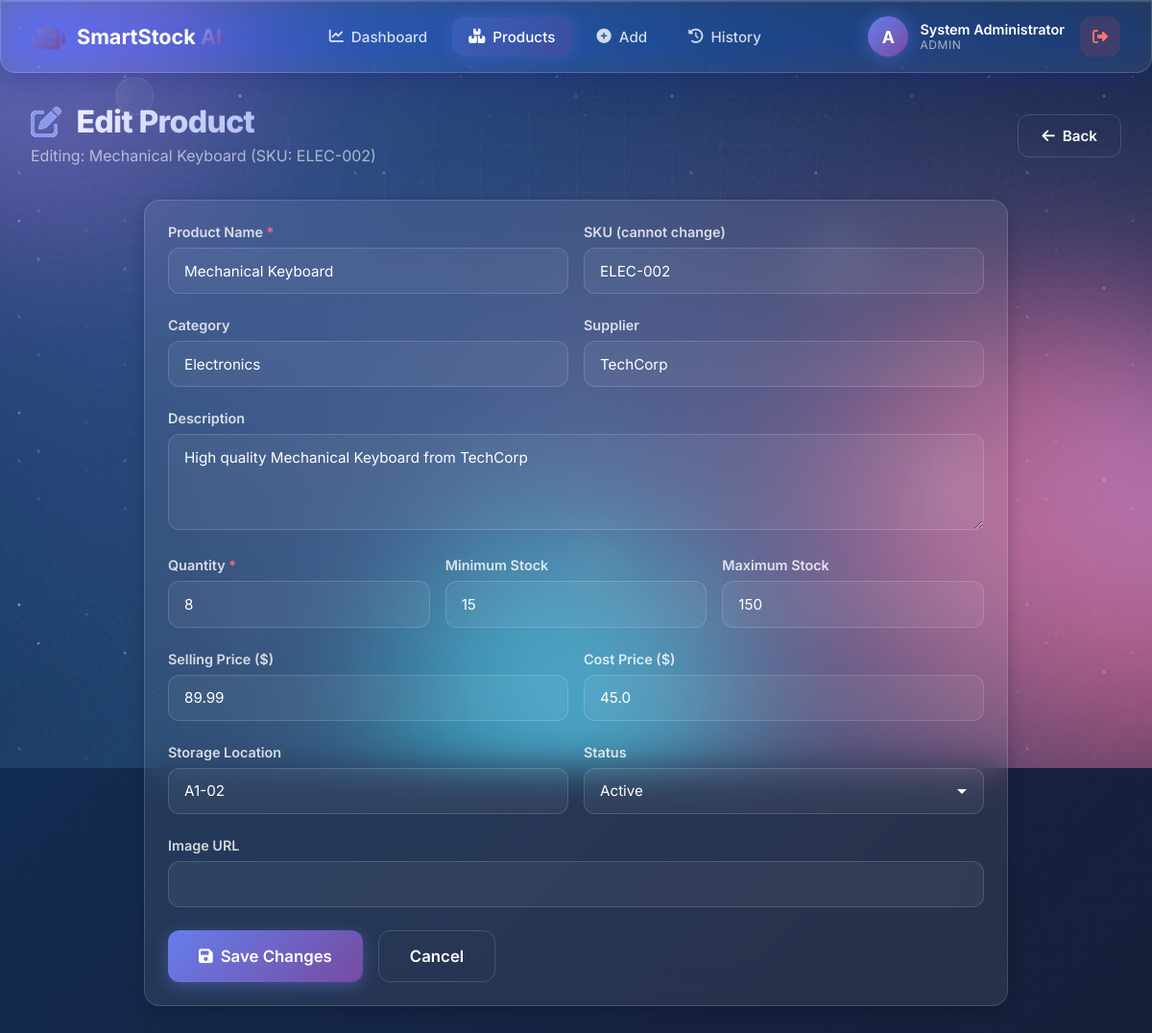
/products/edit/2 (signed in), run on the app's committed database.
### app.py (models this page shows, shortened)
class User(UserMixin, db.Model):
    __tablename__ = 'users'
    id = db.Column(db.Integer, primary_key=True)
    username = db.Column(db.String(80), unique=True, nullable=False, index=True)
    email = db.Column(db.String(120), unique=True, nullable=False, index=True)
    password_hash = db.Column(db.String(255), nullable=False)
    full_name = db.Column(db.String(120))
    role = db.Column(db.String(20), default='user')
    is_active = db.Column(db.Boolean, default=True)
    created_at = db.Column(db.DateTime, default=datetime.utcnow)
    last_login = db.Column(db.DateTime)
    products = db.relationship(
        'Product', backref='owner', lazy='dynamic',
        cascade='all, delete-orphan'
    )
    history = db.relationship(
        'History', backref='user', lazy='dynamic',
        cascade='all, delete-orphan'
    )

class Product(db.Model):
    __tablename__ = 'products'
    id = db.Column(db.Integer, primary_key=True)
    name = db.Column(db.String(200), nullable=False, index=True)
    sku = db.Column(db.String(50), unique=True, nullable=False, index=True)
    category = db.Column(db.String(100), index=True)
    description = db.Column(db.Text)
    quantity = db.Column(db.Integer, default=0)
    min_stock = db.Column(db.Integer, default=10)
    max_stock = db.Column(db.Integer, default=1000)
    price = db.Column(db.Float, default=0.0)
    cost = db.Column(db.Float, default=0.0)
    supplier = db.Column(db.String(200))
    location = db.Column(db.String(100))
    image_url = db.Column(db.String(500))
    status = db.Column(db.String(20), default='active')
    created_at = db.Column(db.DateTime, default=datetime.utcnow)
    updated_at = db.Column(db.DateTime, default=datetime.utcnow, onupdate=datetime.utcnow)
    user_id = db.Column(db.Integer, db.ForeignKey('users.id'), nullable=False)

### app.py (the view, shortened to what this page needs)
@app.route('/products/edit/<int:product_id>', methods=['GET', 'POST'])
@login_required
def edit_product(product_id):
    product = Product.query.filter_by(id=product_id, user_id=current_user.id).first_or_404()
    return render_template('edit_product.html', product=product)

### app.py (called while the page is built)
@login_manager.user_loader
def load_user(user_id):
    return db.session.get(User, int(user_id))

### templates/edit_product.html (shortened to what this page needs)
{% extends "base.html" %}
{% block content %}
<div class="page-header fade-in">
    <div>
        <h1 class="page-title">
            <i class="fas fa-edit"></i> Edit Product
        </h1>
        <p class="page-subtitle">Editing: {{ product.name }} (SKU: {{ product.sku }})</p>
    </div>
    <a href="{{ url_for('products') }}" class="btn btn-outline">
        <i class="fas fa-arrow-left"></i> Back
    </a>
</div>
<div class="card" style="max-width: 900px; margin: 0 auto;">
    <form method="POST" action="{{ url_for('edit_product', product_id=product.id) }}">
        <div class="form-row">
            <div class="form-group">
                <label class="form-label">Product Name <span class="required">*</span></label>
                <input type="text" name="name" class="form-control" value="{{ product.name }}" required>
            </div>
            <div class="form-group">
                <label class="form-label">SKU (cannot change)</label>
                <input type="text" class="form-control" value="{{ product.sku }}" disabled>
            </div>
        </div>
        <div class="form-row">
            <div class="form-group">
                <label class="form-label">Category</label>
                <input type="text" name="category" class="form-control" value="{{ product.category or '' }}">
            </div>
            <div class="form-group">
                <label class="form-label">Supplier</label>
                <input type="text" name="supplier" class="form-control" value="{{ product.supplier or '' }}">
            </div>
        </div>
        <div class="form-group">
            <label class="form-label">Description</label>
            <textarea name="description" class="form-textarea">{{ product.description or '' }}</textarea>
        </div>
        <div class="form-row">
            <div class="form-group">
                <label class="form-label">Quantity <span class="required">*</span></label>
                <input type="number" name="quantity" class="form-control" value="{{ product.quantity }}" min="0" required>
            </div>
            <div class="form-group">
                <label class="form-label">Minimum Stock</label>
                <input type="number" name="min_stock" class="form-control" value="{{ product.min_stock }}" min="0">
            </div>
            <div class="form-group">
                <label class="form-label">Maximum Stock</label>
                <input type="number" name="max_stock" class="form-control" value="{{ product.max_stock }}" min="1">
            </div>
        </div>
        <div class="form-row">
            <div class="form-group">
                <label class="form-label">Selling Price ($)</label>
                <input type="number" name="price" class="form-control" value="{{ product.price }}" step="0.01" min="0">
            </div>
            <div class="form-group">
                <label class="form-label">Cost Price ($)</label>
                <input type="number" name="cost" class="form-control" value="{{ product.cost }}" step="0.01" min="0">
            </div>
        </div>
        <div class="form-row">
            <div class="form-group">
                <label class="form-label">Storage Location</label>
                <input type="text" name="location" class="form-control" value="{{ product.location or '' }}">
            </div>
            <div class="form-group">
                <label class="form-label">Status</label>
                <select name="status" class="form-select">
                    <option value="active" {% if product.status == 'active' %}selected{% endif %}>Active</option>
                </select>
            </div>
        </div>
        <div class="form-group">
            <label class="form-label">Image URL</label>
            <input type="url" name="image_url" class="form-control" value="{{ product.image_url or '' }}">
        </div>
        <div class="d-flex gap-2 mt-3">
            <button type="submit" class="btn btn-primary btn-lg">
                <i class="fas fa-save"></i> Save Changes
            </button>
            <a href="{{ url_for('products') }}" class="btn btn-outline btn-lg">
                Cancel
            </a>
        </div>
    </form>
</div>
{% endblock %}

### templates/base.html (shortened to what this page needs)
<!DOCTYPE html>
<html lang="en">
<head>
    <link rel="stylesheet" href="https://cdnjs.cloudflare.com/ajax/libs/font-awesome/6.4.2/css/all.min.css">
    <link rel="stylesheet" href="{{ url_for('static', filename='background.css') }}">
    <link rel="stylesheet" href="{{ url_for('static', filename='style.css') }}">
</head>
<body>
    <div class="animated-bg">
        <div class="aurora"></div>
        <div class="grid-overlay"></div>
        <div class="gradient-orb orb-1"></div>
        <div class="gradient-orb orb-2"></div>
        <div class="gradient-orb orb-3"></div>
        <div class="floating-shape shape-1"></div>
        <div class="floating-shape shape-2"></div>
        <div class="floating-shape shape-3"></div>
        <div class="floating-shape shape-4"></div>
        <div class="floating-shape shape-5"></div>
        <div class="noise"></div>
    </div>
    {% if current_user.is_authenticated %}
    <nav class="navbar glass">
        <div class="nav-container">
            <a href="{{ url_for('dashboard') }}" class="nav-brand">
                <i class="fas fa-robot"></i>
                <span>SmartStock <strong>AI</strong></span>
            </a>
            <div class="nav-links">
                <a href="{{ url_for('dashboard') }}" class="nav-link {% if request.endpoint == 'dashboard' %}active{% endif %}">
                    <i class="fas fa-chart-line"></i> Dashboard
                </a>
                <a href="{{ url_for('products') }}" class="nav-link {% if 'product' in request.endpoint %}active{% endif %}">
                    <i class="fas fa-boxes"></i> Products
                </a>
                <a href="{{ url_for('add_product') }}" class="nav-link">
                    <i class="fas fa-plus-circle"></i> Add
                </a>
                <a href="{{ url_for('history') }}" class="nav-link {% if request.endpoint == 'history' %}active{% endif %}">
                    <i class="fas fa-history"></i> History
                </a>
            </div>
            <div class="nav-user">
                <div class="user-info">
                    <div class="user-avatar">{{ current_user.username[0].upper() }}</div>
                    <div class="user-details">
                        <span class="user-name">{{ current_user.full_name or current_user.username }}</span>
                        <span class="user-role">{{ current_user.role }}</span>
                    </div>
                </div>
                <a href="{{ url_for('logout') }}" class="btn-logout" title="Logout">
                    <i class="fas fa-sign-out-alt"></i>
                </a>
            </div>
        </div>
    </nav>
    {% endif %}
    <main class="main-content">
        {% block content %}{% endblock %}
    </main>
</body>
</html>

### data on the page
User: username "A", full_name "System Administrator", role "ADMIN"
Product: name "Mechanical Keyboard", sku "ELEC-002", category "Electronics", supplier "TechCorp", description "High quality Mechanical Keyboard from TechCorp", quantity "8", min_stock "15", max_stock "150", price "89.99", cost "45.0", location "A1-02", status "Active"
